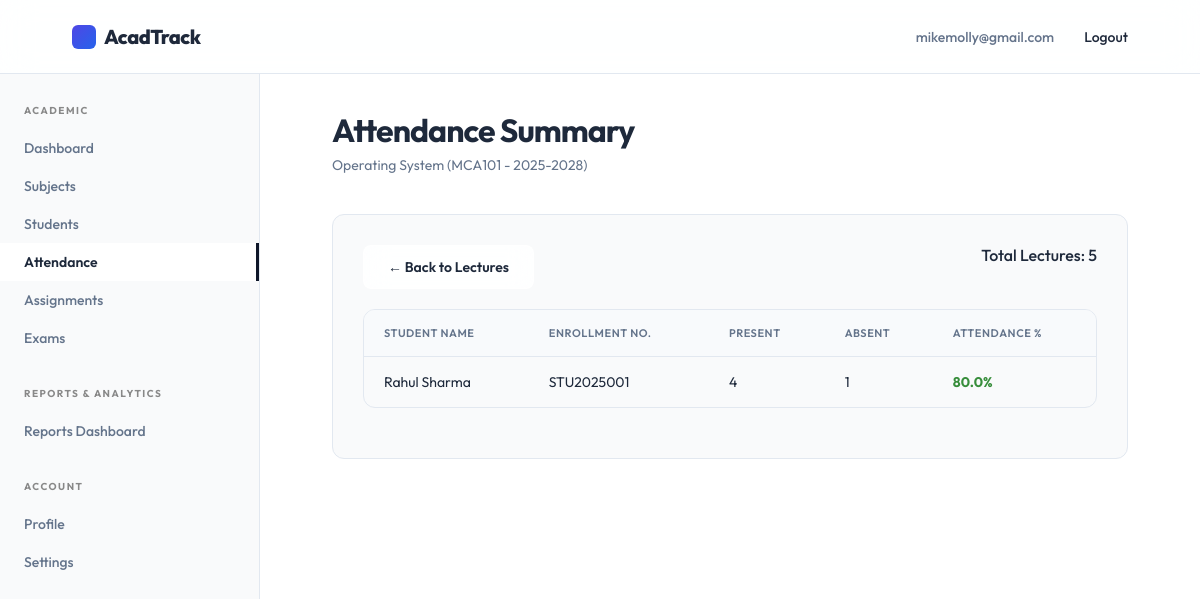
Screenshot of /faculty/subjects/1/attendance/ (signed in) with the database file from the repository.
### accounts/models.py (models this page shows, shortened)
class User(AbstractUser):
    class RoleChoices(models.TextChoices):
        STUDENT = 'student', 'Student'
        FACULTY = 'faculty', 'Faculty'
        ADMIN = 'admin', 'Admin'
    username = None
    email = models.EmailField(unique=True)
    role = models.CharField(max_length=20, choices=RoleChoices.choices, default=RoleChoices.STUDENT)
    contact_number = models.CharField(max_length=15, blank=True, null=True)
    deactivated_at = models.DateTimeField(blank=True, null=True)
    updated_at = models.DateTimeField(auto_now=True)
    USERNAME_FIELD = 'email'
    REQUIRED_FIELDS = []
    objects = CustomUserManager()

### academics/models.py (models this page shows, shortened)
class SubjectOffering(models.Model):
    class SubjectType(models.TextChoices):
        CORE = 'core', 'Core'
        ELECTIVE = 'elective', 'Elective'
        LAB = 'lab', 'Lab'
        PROJECT = 'project', 'Project'
    subject = models.ForeignKey(Subject, on_delete=models.CASCADE, related_name='offerings')
    semester = models.ForeignKey(Semester, on_delete=models.CASCADE, related_name='subject_offerings')
    faculty = models.ForeignKey('faculty.Faculty', on_delete=models.SET_NULL, null=True, blank=True, related_name='subject_offerings')
    subject_type = models.CharField(max_length=20, choices=SubjectType.choices, default=SubjectType.CORE)
    credits = models.PositiveIntegerField()
    class Meta:
        constraints = [
            models.UniqueConstraint(fields=['subject', 'semester'], name='unique_subject_offering')
        ]

class Subject(models.Model):
    name = models.CharField(max_length=150)
    code = models.CharField(max_length=20, unique=True)
    description = models.TextField(blank=True, null=True)

class Semester(models.Model):
    course_batch = models.ForeignKey(CourseBatch, on_delete=models.CASCADE, related_name='semesters')
    semester_number = models.PositiveIntegerField()
    class Meta:
        constraints = [
            models.UniqueConstraint(fields=['course_batch', 'semester_number'], name='unique_semester')
        ]

class CourseBatch(models.Model):
    course = models.ForeignKey(Course, on_delete=models.CASCADE, related_name='batches')
    academic_year = models.CharField(max_length=9, help_text="e.g. 2023-2024")
    class Meta:
        constraints = [
            models.UniqueConstraint(fields=['course', 'academic_year'], name='unique_course_batch')
        ]

class Course(models.Model):
    name = models.CharField(max_length=100)
    code = models.CharField(max_length=20, unique=True)
    department = models.ForeignKey(Department, on_delete=models.CASCADE, related_name='courses')
    duration_years = models.PositiveIntegerField()

### students/models.py (models this page shows, shortened)
class Student(models.Model):
    user = models.OneToOneField(settings.AUTH_USER_MODEL, on_delete=models.CASCADE, related_name='student_profile')
    enrollment_no = models.CharField(max_length=50, unique=True)
    date_of_birth = models.DateField(blank=True, null=True)
    class GenderChoices(models.TextChoices):
        MALE = 'M', 'Male'
        FEMALE = 'F', 'Female'
        OTHER = 'O', 'Other'
    gender = models.CharField(max_length=1, choices=GenderChoices.choices, blank=True, null=True)
    address = models.TextField(blank=True, null=True)
    guardian_name = models.CharField(max_length=100, blank=True, null=True)
    guardian_contact = models.CharField(max_length=20, blank=True, null=True)
    emergency_contact = models.CharField(max_length=20, blank=True, null=True)
    updated_at = models.DateTimeField(auto_now=True)

### faculty/views.py (the view)
# urls.py: path('subjects/<int:offering_id>/attendance/', views.AttendanceSummaryView.as_view(), name='attendance_summary'),
class AttendanceSummaryView(FacultyRequiredMixin, TemplateView):
    template_name = 'faculty/attendance_summary.html'
    def get_context_data(self, **kwargs):
        context = super().get_context_data(**kwargs)
        offering_id = self.kwargs.get('offering_id')
        offering = get_object_or_404(SubjectOffering, pk=offering_id, faculty=self.request.user.faculty_profile)
        students = [ss.student for ss in StudentSemester.objects.filter(
            semester=offering.semester,
            status__in=[StudentSemester.StatusChoices.ACTIVE, StudentSemester.StatusChoices.BACKLOG]
        ).select_related('student__user')]
        total_lectures = Lecture.objects.filter(offering=offering).count()
        summary_data = []
        if total_lectures > 0:
            for student in students:
                present_count = Attendance.objects.filter(
                    lecture__offering=offering,
                    student=student,
                    status=Attendance.StatusChoices.PRESENT
                ).count()
                absent_count = Attendance.objects.filter(
                    lecture__offering=offering,
                    student=student,
                    status=Attendance.StatusChoices.ABSENT
                ).count()
                attendance_percentage = (present_count / total_lectures) * 100 if total_lectures > 0 else 0
                summary_data.append({
                    'student': student,
                    'present': present_count,
                    'absent': absent_count,
                    'percentage': round(attendance_percentage, 2)
                })
        context['offering'] = offering
        context['summary_data'] = summary_data
        context['total_lectures'] = total_lectures
        return context

### faculty/views.py (called while the page is built)
    def test_func(self):
        return self.request.user.is_authenticated and self.request.user.role == User.RoleChoices.FACULTY

### templates/faculty/attendance_summary.html (shortened to what this page needs)
{% extends 'faculty/base.html' %}
{% block page_title %}Attendance Summary{% endblock %}
{% block page_subtitle %}{{ offering.subject.name }} ({{ offering.semester.course_batch.course.code }} - {{ offering.semester.course_batch.academic_year }}){% endblock %}
{% block dashboard_content %}
<div class="dashboard-section">
    <div style="margin-bottom: 20px; display: flex; justify-content: space-between;">
        <a href="{% url 'faculty:lectures' offering_id=offering.id %}" class="btn btn-secondary">&larr; Back to Lectures</a>
        <div style="font-weight: 500;">Total Lectures: {{ total_lectures }}</div>
    </div>
    <div class="table-responsive">
        <table class="table">
            <thead>
                <tr>
                    <th>Student Name</th>
                    <th>Enrollment No.</th>
                    <th>Present</th>
                    <th>Absent</th>
                    <th>Attendance %</th>
                </tr>
            </thead>
            <tbody>
                {% for item in summary_data %}
                <tr>
                    <td>{{ item.student.user.get_full_name }}</td>
                    <td>{{ item.student.enrollment_no }}</td>
                    <td>{{ item.present }}</td>
                    <td>{{ item.absent }}</td>
                    <td style="font-weight: bold; {% if item.percentage < 75 %}color: #d32f2f;{% else %}color: #388e3c;{% endif %}">{{ item.percentage|floatformat:1 }}%</td>
                </tr>
                {% endfor %}
            </tbody>
        </table>
    </div>
</div>
{% endblock %}

### templates/components/navbar.html (shortened to what this page needs)
<header class="navbar">
    <a href="{% if request.user.is_authenticated %}{% if request.user.role == 'admin' or request.user.is_superuser %}{% url 'acadtrack_admin:dashboard' %}{% elif request.user.role == 'faculty' %}{% url 'faculty:dashboard' %}{% else %}{% url 'students:dashboard' %}{% endif %}{% else %}{% url 'landing_page' %}{% endif %}" class="brand" aria-label="AcadTrack home">
        <span class="brand-mark"></span>
        AcadTrack
    </a>
    <nav class="nav-links" aria-label="User navigation">
        {% if request.user.is_authenticated %}
            <span style="color: var(--muted);">{{ request.user.email }}</span>
            <form action="{% url 'accounts:logout' %}" method="post" style="display:inline;">
                <button type="submit" style="background:none;border:none;cursor:pointer;font-family:inherit;font-size:inherit;font-weight:inherit;color:inherit;" class="nav-links a">Logout</button>
            </form>
        {% else %}
            {% if request.resolver_match.url_name != 'login' %}
                <a href="{% url 'accounts:login' %}">Login</a>
            {% endif %}
        {% endif %}
    </nav>
</header>

### static/style.css (style rules this page uses)
:root { --bg: #f9fafb; --text: #1e293b; --muted: #64748b; --line: #e2e8f0; --soft: #ffffff; --primary: #4f46e5; --primary-hover: #4338ca; --accent: #2563eb; --black: #0f172a; --radius: 12px; --glass-bg: rgba(255, 255, 255, 0.85); --glass-border: rgba(255, 255, 255, 0.6); --glass-shadow: 0 10px 40px 0 rgba(31, 38, 135, 0.05); }
* { box-sizing: border-box; margin: 0; padding: 0; scrollbar-width: thin; scrollbar-color: rgba(0, 0, 0, 0.2) var(--bg); }
html { scroll-behavior: smooth; }
body { min-height: 100vh; background: var(--bg); color: var(--text); font-family: 'Outfit', Arial, sans-serif; -webkit-font-smoothing: antialiased; }
a { color: inherit; text-decoration: none; }
.navbar { height: 74px; width: 100%; display: flex; align-items: center; justify-content: space-between; padding: 0 6vw; background: rgba(255, 255, 255, 0.85); backdrop-filter: blur(16px); -webkit-backdrop-filter: blur(16px); border-bottom: 1px solid var(--line); position: sticky; top: 0; z-index: 100; }
.brand { font-size: 20px; font-weight: 800; letter-spacing: -0.5px; display: flex; align-items: center; gap: 8px; }
.brand-mark { width: 24px; height: 24px; background: linear-gradient(135deg, var(--primary), var(--accent)); border-radius: 6px; display: inline-block; }
.nav-links { display: flex; gap: 30px; font-size: 14px; font-weight: 500; }
.btn { display: inline-flex; align-items: center; justify-content: center; padding: 12px 24px; border-radius: 8px; font-size: 14px; font-weight: 600; transition: all 0.3s cubic-bezier(0.16, 1, 0.3, 1); cursor: pointer; border: none; }
.btn-secondary { background: var(--glass-bg); border: 1px solid var(--glass-border); color: var(--text); backdrop-filter: blur(12px); }

### static/dashboard.css (style rules this page uses)
.dashboard-section { background: var(--bg); border: 1px solid var(--line); border-radius: var(--radius); padding: 30px; margin-bottom: 30px; }
.table-responsive { width: 100%; overflow-x: auto; margin-bottom: 20px; border-radius: var(--radius); border: 1px solid var(--line); background: var(--bg); }
.table { width: 100%; border-collapse: collapse; font-size: 14px; text-align: left; }
.table th { background: #f8fafc; color: var(--muted); font-weight: 600; text-transform: uppercase; font-size: 11px; letter-spacing: .05em; padding: 16px 20px; border-bottom: 1px solid var(--line); }
.table td { padding: 16px 20px; border-bottom: 1px solid var(--line); color: var(--text); vertical-align: middle; }
.table tbody tr:last-child td { border-bottom: none; }
.table tbody tr { transition: background-color 0.2s ease; }

### rows the page displays
User: user.email "mikemolly@gmail.com"
SubjectOffering: subject.name "Operating System", semester.course_batch.course.code "MCA101", semester.course_batch.academic_year "2025-2028"
Student: student.user.get_full_name "Rahul Sharma", student.enrollment_no "STU2025001", present "4", absent "1", percentage "80.0"

### other values shown
{{ total_lectures }} "5"
